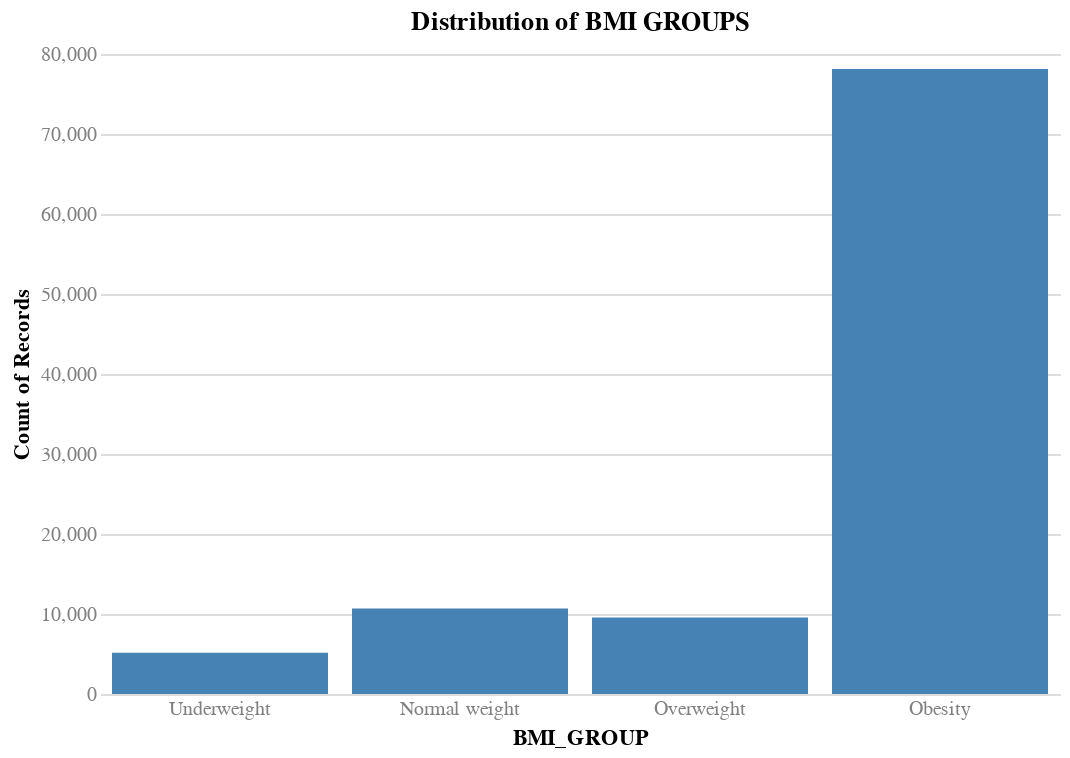

Source (notebook cell):
### Markdown cell above
#### 3.1.3 - Bin the vitalSigns variables
BMI, TEMPF, BPSYS, BPDIAS

### Code cell
# Bin the BMI as weight status
# <18.5 = Underweight
# 18.5-25 = Normal weight
# 25-30 = Overweight
# >=30 = Obesity

bmi_groups = ['Underweight', 'Normal weight', 'Overweight', 'Obesity']

def bin_bmi(bmi):
    if bmi < 18.5: return 'Underweight'
    elif bmi < 25: return 'Normal weight'
    elif bmi < 30: return 'Overweight'
    else: return 'Obesity'

X_train['BMI_GROUP'] = X_train['BMI'].apply(bin_bmi)

# Check the distribution of BMI groups
chart(
    df=X_train,
    x=alt.X('BMI_GROUP:O', sort=bmi_groups),
    y='count()',
    title='Distribution of BMI GROUPS',
).mark_bar().interactive()

### Figure 1 — Vega specification as saved in the notebook (floating-point values rounded to 4 significant figures)
{"$schema": "https://vega.github.io/schema/vega/v5.json", "data": [{"name": "param_3_store"}, {"name": "source_0"}, {"name": "data_0", "values": [{"BMI_GROUP": "Obesity", "__count": 78126}, {"BMI_GROUP": "Overweight", "__count": 9547}, {"BMI_GROUP": "Normal weight", "__count": 10672}, {"BMI_GROUP": "Underweight", "__count": 5141}]}, {"name": "source_0_x_domain_BMI_GROUP", "values": [{"BMI_GROUP": "Obesity", "sort_field": 3.0}, {"BMI_GROUP": "Overweight", "sort_field": 2.0}, {"BMI_GROUP": "Normal weight", "sort_field": 1.0}, {"BMI_GROUP": "Underweight", "sort_field": 0.0}]}, {"name": "data_0_y_domain___count", "values": [{"min": 5141, "max": 78126}]}], "signals": [{"name": "unit", "value": {}, "on": [{"events": "pointermove", "update": "isTuple(group()) ? group() : unit"}]}, {"name": "param_3", "update": "vlSelectionResolve(\"param_3_store\", \"union\")"}, {"name": "param_3_BMI_GROUP", "on": [{"events": [{"source": "view", "type": "dblclick"}], "update": "null"}, {"events": {"signal": "param_3_translate_delta"}, "update": "panLinear(param_3_translate_anchor.extent_x, -param_3_translate_delta.x / width)"}, {"events": {"signal": "param_3_zoom_delta"}, "update": "zoomLinear(domain(\"x\"), param_3_zoom_anchor.x, param_3_zoom_delta)"}]}, {"name": "param_3_tuple", "on": [{"events": [{"signal": "param_3_BMI_GROUP"}], "update": "param_3_BMI_GROUP ? {unit: \"\", fields: param_3_tuple_fields, values: [param_3_BMI_GROUP]} : null"}]}, {"name": "param_3_tuple_fields", "value": [{"field": "BMI_GROUP", "channel": "x", "type": "E"}]}, {"name": "param_3_translate_anchor", "value": {}, "on": [{"events": [{"source": "scope", "type": "pointerdown"}], "update": "{x: x(unit), y: y(unit), extent_x: domain(\"x\")}"}]}, {"name": "param_3_translate_delta", "value": {}, "on": [{"events": [{"source": "window", "between": [{"source": "scope", "type": "pointerdown"}, {"source": "window", "type": "pointerup"}], "type": "pointermove", "consume": true}], "update": "{x: param_3_translate_anchor.x - x(unit), y: param_3_translate_anchor.y - y(unit)}"}]}, {"name": "param_3_zoom_anchor", "on": [{"events": [{"source": "scope", "type": "wheel", "consume": true}], "update": "{x: invert(\"x\", x(unit)), y: invert(\"y\", y(unit))}"}]}, {"name": "param_3_zoom_delta", "on": [{"events": [{"source": "scope", "consume": true, "type": "wheel"}], "update": "pow(1.001, event.deltaY * pow(16, event.deltaMode))", "force": true}]}, {"name": "param_3_modify", "on": [{"events": {"signal": "param_3_tuple"}, "update": "modify(\"param_3_store\", param_3_tuple, true)"}]}], "marks": [{"type": "rect", "name": "marks", "from": {"data": "data_0"}, "encode": {"update": {"description": {"signal": "\"BMI_GROUP: \" + (isValid(datum[\"BMI_GROUP\"]) ? datum[\"BMI_GROUP\"] : \"\"+datum[\"BMI_GROUP\"]) + \"; Count of Records: \" + (format(datum[\"__count\"], \"\"))"}, "ariaRoleDescription": {"value": "bar"}, "fill": {"value": "steelblue"}, "x": {"field": "BMI_GROUP", "scale": "x"}, "y": {"field": "__count", "scale": "y"}, "y2": {"value": 0, "scale": "y"}, "width": {"signal": "max(0.25, bandwidth('x'))"}}}, "style": ["bar"], "interactive": true}], "scales": [{"name": "x", "type": "band", "domain": {"data": "source_0_x_domain_BMI_GROUP", "field": "BMI_GROUP", "sort": {"op": "max", "field": "sort_field"}}, "range": [0, {"signal": "width"}], "paddingInner": 0.1, "paddingOuter": 0.05}, {"name": "y", "type": "linear", "domain": [{"signal": "(data(\"data_0_y_domain___count\")[0] || {}).min"}, {"signal": "(data(\"data_0_y_domain___count\")[0] || {}).max"}], "range": [{"signal": "height"}, 0], "nice": true, "zero": true}], "axes": [{"scale": "y", "domain": false, "tickCount": {"signal": "ceil(height/40)"}, "orient": "left", "minExtent": 0, "ticks": false, "zindex": 0, "labels": false, "maxExtent": 0, "aria": false, "gridScale": "x", "grid": true}, {"scale": "x", "title": "BMI_GROUP", "grid": false, "orient": "bottom", "labelBaseline": "top", "zindex": 0}, {"scale": "y", "labelOverlap": true, "title": "Count of Records", "grid": false, "tickCount": {"signal": "ceil(height/40)"}, "zindex": 0, "orient": "left", "labelAlign": "right"}], "title": {"text": "Distribution of BMI GROUPS", "frame": "group"}, "config": {"axis": {"domain": false, "labelAngle": 0, "labelColor": "gray", "labelFontSize": 10, "ticks": false}, "style": {"guide-label": {"font": "Helvetica Neue"}, "guide-title": {"font": "Helvetica Neue"}, "group-title": {"font": "Helvetica Neue"}, "group-subtitle": {"font": "Helvetica Neue"}, "cell": {"stroke": null}, "text": {"font": "Helvetica Neue"}}}, "background": "white", "width": 480, "padding": 5, "height": 320, "style": "cell"}
